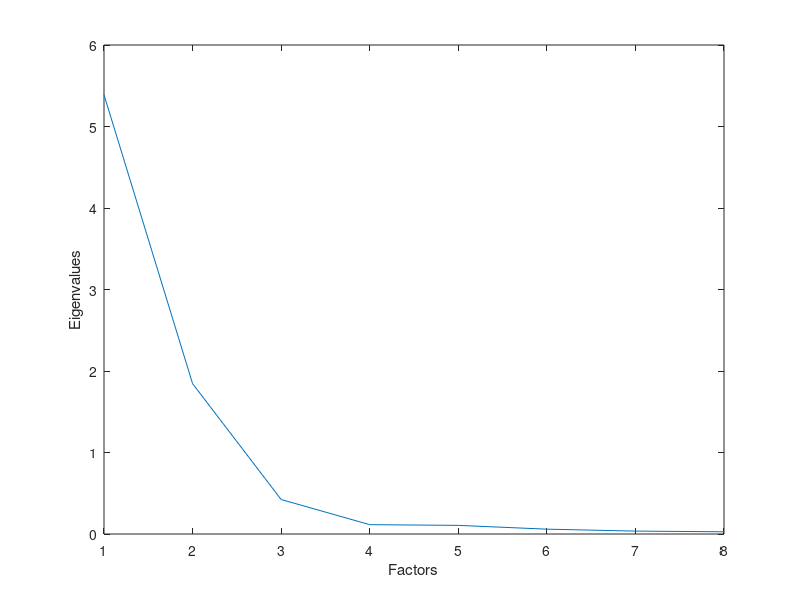

Recreate this plot in MATLAB. (Note: this script raises an error after producing the figure.)
%Car ratings
Car_names=["Audi 100" "BMW 5 series" "Citroen AX" "Ferrari" "Fiat Uno" "Ford Fiesta" "Hyundai" "Jaguar" "Lada Samara" "Mazda 323" "Mercedes 200" "Mitsubishi Galant" "Nissan Sunny" "Opel Corsa" "Opel Vectra" "Peugeot 306" "Renault 19" "Rover" "Toyota Corolla" "Trabant 601" "VW Golf " "VW Passat" "Wartburg 1.3" ];
Attributes=["Economy" "Service" "Value" "Price" "Design" "Sport" "Safety" "Easy_handling"];
cars=[
3.9 2.8 2.2 4.2 3.0 3.1 2.4 2.8
4.8 1.6 1.9 5.0 2.0 2.5 1.6 2.8
3.0 3.8 3.8 2.7 4.0 4.4 4.0 2.6
5.3 2.9 2.2 5.9 1.7 1.1 3.3 4.3
2.1 3.9 4.0 2.6 4.5 4.4 4.4 2.2
2.3 3.1 3.4 2.6 3.2 3.3 3.6 2.8
2.5 3.4 3.2 2.2 3.3 3.3 3.3 2.4
4.6 2.4 1.6 5.5 1.3 1.6 2.8 3.6
3.2 3.9 4.3 2.0 4.3 4.5 4.7 2.9
2.6 3.3 3.7 2.8 3.7 3.0 3.7 3.1
4.1 1.7 1.8 4.6 2.4 3.2 1.4 2.4
3.2 2.9 3.2 3.5 3.1 3.1 2.9 2.6
2.6 3.3 3.9 2.1 3.5 3.9 3.8 2.4
2.2 2.4 3.0 2.6 3.2 4.0 2.9 2.4
3.1 2.6 2.3 3.6 2.8 2.9 2.4 2.4
2.9 3.5 3.6 2.8 3.2 3.8 3.2 2.6
2.7 3.3 3.4 3.0 3.1 3.4 3.0 2.7
3.9 2.8 2.6 4.0 2.6 3.0 3.2 3.0
2.5 2.9 3.4 3.0 3.2 3.1 3.2 2.8
3.6 4.7 5.5 1.5 4.1 5.8 5.9 3.1
3.8 2.3 1.9 4.2 3.1 3.6 1.6 2.4
3.1 2.2 2.1 3.2 3.5 3.5 2.8 1.8
3.7 4.7 5.5 1.7 4.8 5.2 5.5 4.0
];

%Reverse the scores so low->high and high->low (i.e. 6 becomes 1)
cars=7-cars;

%Eigenvalue analyse:
    correlation_matrix=corr(cars);
    %Calculate eigenvalues
        eigenvalues=eig(correlation_matrix);
    
    %Plot Scree-plot of eigenvalues (sorted from large to small)
        plot([1:length(eigenvalues)],flipud(sort(eigenvalues)));
        xlabel('Factors');
        ylabel('Eigenvalues');

%Faktor analyse - No rotate
        [Loadings, SpecVar, Rotation, stats, scores]=factoran(cars,2,'rotate','none');
    
    %Bi plot - non rotation
    biplotnorotate = biplot(Loadings,"VarLabels",Attributes,"Scores",scores)
            xlabel('Factor 1');
            ylabel('Factor 2');
            zlabel('Factor 3');
    %Find en scaling factor for car 4
        %bil 4 i "bi-plottet" 0.40124
        %bil 4 i "scores" 1.21980993217158
    scaling_factor= 0.40124/1.21980993217158;
    scaled_Scores=scaling_factor*scores;
     for i = 1:23
     text (scaled_Scores(i,1), scaled_Scores(i,2), Car_names(i))
     end
     
%Faktor analyse -  rotate
        [VarimaxLoadings, SpecVar, Rotation, stats, scores]=factoran(cars,2,'rotate','varimax');
    
    %Bi plot -  rotation
    biplotVarimaxrotate = biplot(VarimaxLoadings,"VarLabels",Attributes,"Scores",scores);
            xlabel('Factor 1');
            ylabel('Factor 2');
            zlabel('Factor 3');
    %Find en scaling factor for car 4
        %bil 4 i "bi-plottet" 0.40124
        %bil 4 i "scores" 1.21980993217158
    scaling_factor= 0.40124/1.21980993217158;
    scaled_Scores=scaling_factor*scores;
     for i = 1:23
     text (scaled_Scores(i,1), scaled_Scores(i,2), Car_names(i))
     end

%Faktor analyse -  oblique rotation
        [PromaxLoadings, SpecVar, Rotation, stats, scores]=factoran(cars,2,'rotate','promax');
    
    %Bi plot -  oblique rotation
    biplotPromaxrotate = biplot(PromaxLoadings,"VarLabels",Attributes,"Scores",scores);
            xlabel('Factor 1');
            ylabel('Factor 2');
            zlabel('Factor 3');
    %Find en scaling factor for car 4
        %bil 4 i "bi-plottet" 0.40124
        %bil 4 i "scores" 1.21980993217158
    scaling_factor= 0.40444/1.21980993217158;
    scaled_Scores=scaling_factor*scores;
     for i = 1:23
     text (scaled_Scores(i,1), scaled_Scores(i,2), Car_names(i))
     end

Car_names
